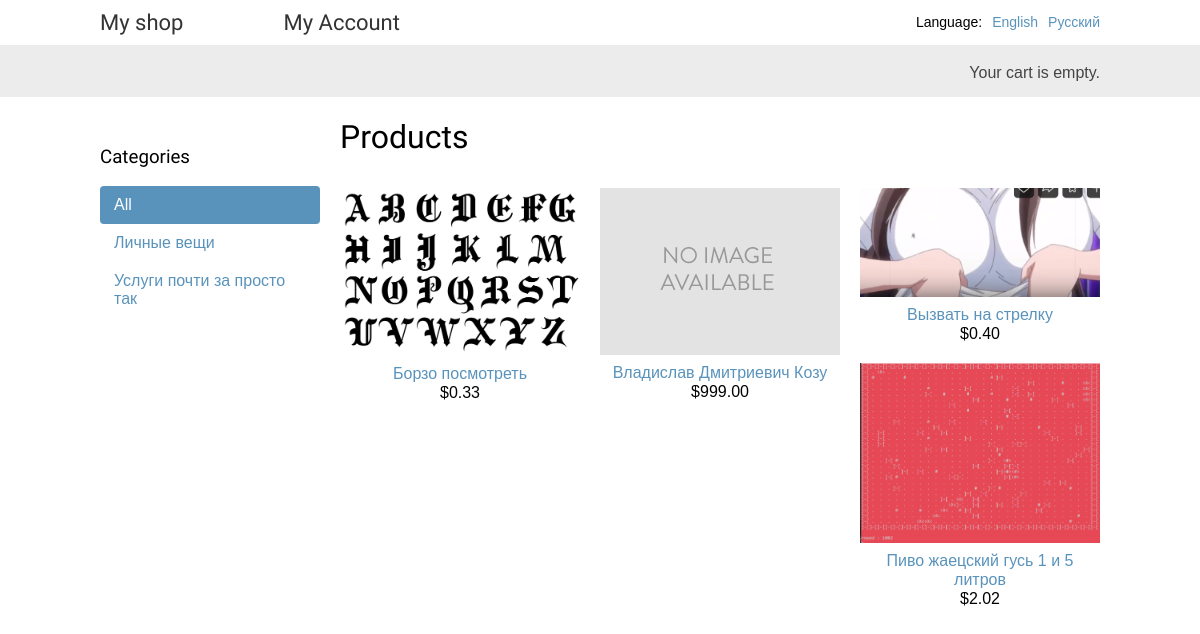
The page /en/ on the database its author committed.
### shop/models.py (models this page shows, shortened)
class Category(models.Model):
    name = models.CharField(max_length = 200,
                            db_index = True)
    slug = models.SlugField(max_length = 200,
                            unique = True)
    class Meta:
        ordering = ('name',)
        verbose_name = 'category'
        verbose_name_plural = 'categories'
    def get_absolute_url(self):
        return reverse('shop:product_list_by_category',
                       args = [self.slug])

class Product(models.Model):
    category = models.ForeignKey(Category,
                                 related_name = 'products',
                                 on_delete = models.CASCADE)
    name = models.CharField(max_length = 200, db_index = True)
    slug = models.SlugField(max_length = 200, db_index = True)
    image = models.ImageField(upload_to = 'products/%Y/%m/%d',
                              blank = True,
                              default = "img/no_image.png")
    description = models.TextField(blank = True)
    price = models.DecimalField(max_digits = 10, decimal_places = 2)
    available = models.BooleanField(default = True)
    created = models.DateTimeField(auto_now_add = True)
    updated = models.DateTimeField(auto_now = True)
    class Meta:
        ordering = ('name',)
        index_together = (('id', 'slug'),)
    def get_absolute_url(self):
        return reverse('shop:product_detail',
                       args = [self.id, self.slug])

### shop/views.py (the view)
# urls.py: path('', views.product_list, name = 'product_list'),
def product_list(request, category_slug=None):
    category = None
    categories = Category.objects.all()
    products = Product.objects.filter(available=True)
    if category_slug:
        category = get_object_or_404(Category, slug=category_slug)
        products = products.filter(category=category)
    return render(request,
                  'shop/product/list.html',
                  {'category': category,
                   'categories': categories,
                   'products': products,
                   "section": "shop"})

### cart/cart.py (called while the page is built)
    def __len__(self):
        return sum(item['quantity'] for item in self.cart.values())

### cart/context_processors.py (called while the page is built)
def cart(request):
    return {'cart': Cart(request)}

### shop/templates/shop/product/list.html (shortened to what this page needs)
{% extends "shop/base.html" %}
{% load static %}
{% load i18n %}
{% block content %}
<div id="sidebar">
	<h3>{% blocktrans %} Categories{% endblocktrans %}</h3>
	<ul>
		<li {% if not category %} class="selected" {% endif %}>
			<a href="{% url 'shop:product_list' %}">All</a>
		</li>
		{% for c in categories %}
		<li >
			<a href="{{ c.get_absolute_url }}">{{ c.name }}</a>
		</li>
		{% endfor %}
	</ul>
</div>
<div id="main" class="product-list">
	<h1>{% if category %}{{ category.name }}{% else %}Products
		{% endif %}</h1>
	{% for product in products %}
	<div class="item">
		<a href="{{ product.get_absolute_url }}">
			<img src="{% if product.image %}{{ product.image.url }}{%else %}{% static 'img/no_image.png' %}{% endif %}">
		</a>
		<a href="{{ product.get_absolute_url }}">{{ product.name }}</a>
		<br>
		${{ product.price }}
	</div>
	{% endfor %}
</div>
{% endblock %}

### shop/static/css/shopbase.css (style rules this page uses)
body { margin: 0; padding: 0; font-family: helvetica, sans-serif; }
h1, h2, h3, h4, h5, h6 { font-family: 'Ubuntu', sans-serif; font-weight: normal; }
a { text-decoration: none; color: #5993bb; }
#sidebar { width: 220px; padding: 30px 20px 0 0; float: left; }
#sidebar ul { margin: 0; padding: 0; }
#sidebar ul li { margin: 0; list-style: none; padding: 10px 14px; }
#sidebar ul li a { display: block; }
#sidebar ul li.selected { background: #5993bb; border-radius: 4px; }
#sidebar ul li.selected a { color: #fff; }
#main { float: left; width: 96%; margin-right: -220px; overflow: hidden; }
.product-list .item { width: 25%; padding: 10px 20px 10px 0; float: left; text-align: center; line-height: 1.2; }
.product-list .item img { width: 100%; margin-bottom: 8px; }

### rows shown on the page
Category: name "Личные вещи"
Category: name "Услуги почти за просто так"
Product: image (picture), name "Борзо посмотреть", price "0.33"
Product: image (placeholder picture), name "Владислав Дмитриевич Козу", price "999.00"
Product: image (picture), name "Вызвать на стрелку", price "0.40"
Product: image (picture), name "Пиво жаецский гусь 1 и 5 литров", price "2.02"

### other values the page prints
{{ language.name_local }} "English" "Русский"
